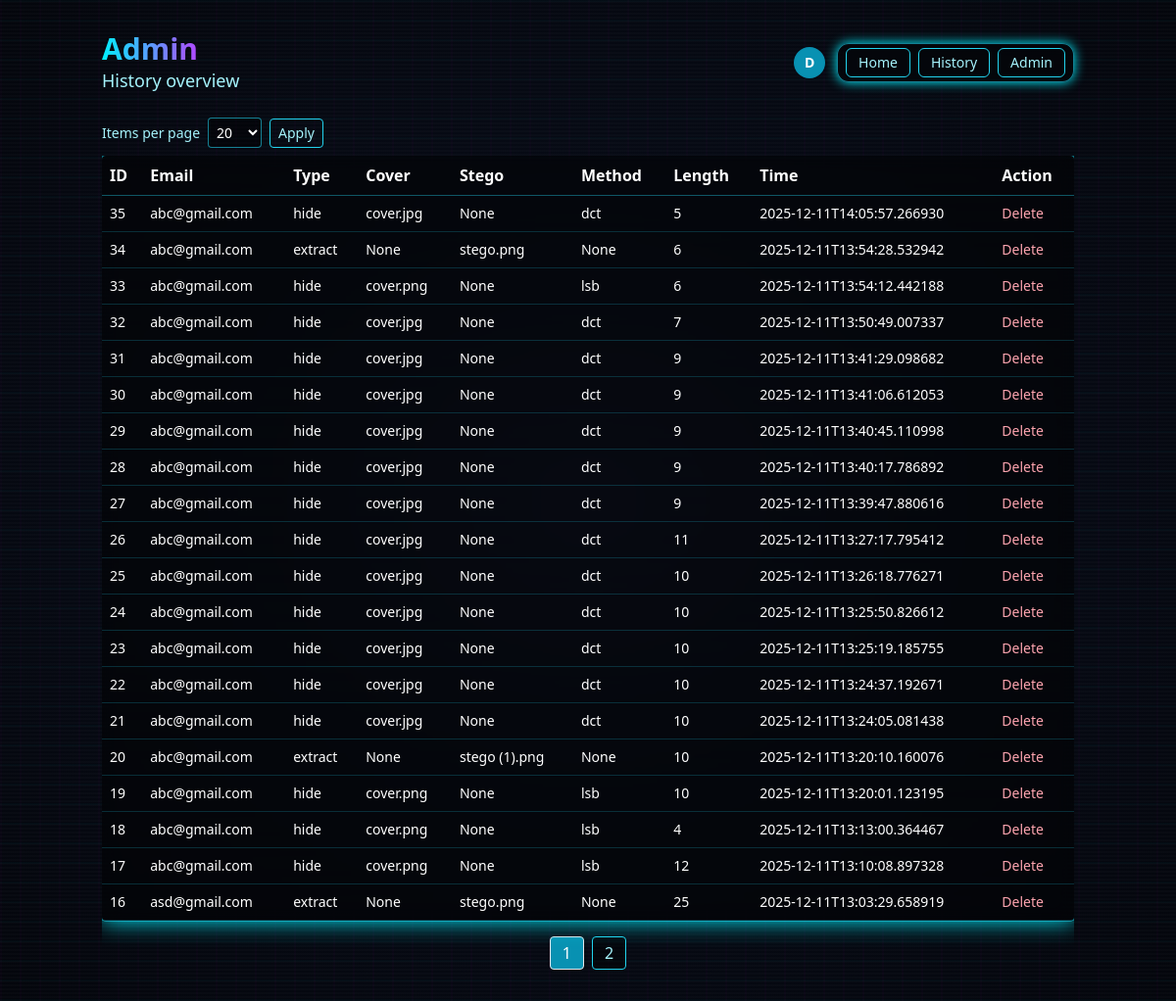
The page /admin/history (signed in) on the database its author committed.
### tables this page shows
CREATE TABLE history (
            id INTEGER PRIMARY KEY AUTOINCREMENT,
            email TEXT NOT NULL,
            type TEXT NOT NULL,
            cover TEXT,
            stego TEXT,
            method TEXT,
            length INTEGER,
            time TEXT NOT NULL
        );

### app.py (the view)
    def wrapper(*args, **kwargs):
        if not session.get("user"):
            return redirect(url_for("welcome"))
        return fn(*args, **kwargs)

### app.py (called while the page is built)
def get_db():
    conn = sqlite3.connect(DB_PATH)
    conn.row_factory = sqlite3.Row
    return conn

def login_required(fn):
    def wrapper(*args, **kwargs):
        if not session.get("user"):
            return redirect(url_for("welcome"))
        return fn(*args, **kwargs)
    wrapper.__name__ = fn.__name__
    return wrapper

def is_admin() -> bool:
    u = session.get("user") or {}
    return (u.get("role") or "user") == "admin"

@app.get("/admin/history")
@login_required
def admin_history():
    if not is_admin():
        return redirect(url_for("index"))
    page = int(request.args.get("page", "1") or "1")
    try:
        limit = int(request.args.get("limit", "20") or "20")
    except Exception:
        limit = 20
    if limit not in (20, 50, 100):
        limit = 20
    offset = (page - 1) * limit
    conn = get_db()
    total = conn.execute("SELECT COUNT(*) AS c FROM history").fetchone()["c"]
    cur = conn.execute(
        "SELECT id, email, type, cover, stego, method, length, time FROM history ORDER BY id DESC LIMIT ? OFFSET ?",
        (limit, offset),
    )
    rows = [dict(r) for r in cur.fetchall()]
    conn.close()
    pages = (total + limit - 1) // limit
    return render_template("admin_history.html", user=session.get("user"), items=rows, page=page, pages=pages, limit=limit)

### templates/admin_history.html (shortened to what this page needs)
<!doctype html>
<html lang="en">
<head>
  <script src="https://cdn.tailwindcss.com"></script>
</head>
<body class="text-white relative">
  <div class="absolute inset-0 -z-10">
    <div class="h-full w-full" style="background: radial-gradient(ellipse at center, #0a0f1f 0%, #050914 40%, #02040a 100%);"></div>
    <div class="absolute inset-0 opacity-30" style="background-image: repeating-linear-gradient(0deg, rgba(0,240,255,0.08) 0 2px, transparent 2px 20px), repeating-linear-gradient(90deg, rgba(255,0,255,0.06) 0 2px, transparent 2px 20px); background-size: 100% 100%; animation: gridShift 12s linear infinite;"></div>
    <div class="absolute inset-0" style="background-image: linear-gradient(transparent, rgba(255,255,255,0.03) 50%, transparent); background-size: 100% 4px; animation: scan 6s linear infinite;"></div>
  </div>
  <div class="max-w-5xl mx-auto py-8 px-4">
    <div class="flex items-center justify-between">
      <h1 class="leading-tight">
        <span class="block text-2xl md:text-3xl font-extrabold bg-clip-text text-transparent" style="background-image: linear-gradient(90deg,#00f0ff,#ff00ff)">Admin</span>
        <span class="block text-cyan-200 md:text-lg">History overview</span>
      </h1>
      <div class="flex items-center gap-3 text-sm">
        <a href="/profile" class="h-8 w-8 rounded-full bg-cyan-600 text-white flex items-center justify-center font-semibold">
          {{ (user.name if user else '')[:1]|upper }}
        </a>
        <div class="flex items-center gap-2 rounded-xl border border-cyan-400/60 bg-black/40 backdrop-blur px-2 py-1 shadow-[0_0_12px_#00f0ff]">
          <a href="/" class="inline-flex items-center gap-1 rounded-md border border-cyan-400 px-3 py-1 text-cyan-200 hover:bg-cyan-300 hover:text-black">Home</a>
          <a href="/history" class="inline-flex items-center gap-1 rounded-md border border-cyan-400 px-3 py-1 text-cyan-200 hover:bg-cyan-300 hover:text-black">History</a>
          <a href="/admin/history" class="inline-flex items-center gap-1 rounded-md border border-cyan-400 px-3 py-1 text-cyan-200 hover:bg-cyan-300 hover:text-black">Admin</a>
        </div>
      </div>
    </div>
    <div class="mt-6">
      <form method="get" action="/admin/history" class="mb-2 flex items-center gap-2 text-sm">
        <label class="text-cyan-200">Items per page</label>
        <select name="limit" class="rounded border border-cyan-400/60 bg-black/40 text-white p-1">
          <option value="20" {{ 'selected' if limit == 20 else '' }}>20</option>
        </select>
        <button class="rounded border border-cyan-400 px-2 py-1 text-cyan-200 hover:bg-cyan-300 hover:text-black">Apply</button>
      </form>
      <div class="overflow-auto">
        <table class="min-w-full bg-black/50 backdrop-blur rounded shadow-[0_0_24px_#00f0ff] ring-1 ring-cyan-400/50">
          <thead>
            <tr class="text-left border-b border-cyan-400/40">
              <th class="p-2">ID</th>
              <th class="p-2">Email</th>
              <th class="p-2">Type</th>
              <th class="p-2">Cover</th>
              <th class="p-2">Stego</th>
              <th class="p-2">Method</th>
              <th class="p-2">Length</th>
              <th class="p-2">Time</th>
              <th class="p-2">Action</th>
            </tr>
          </thead>
          <tbody>
            {% for it in items %}
            <tr class="border-b border-cyan-400/20 text-sm">
              <td class="p-2">{{ it.id }}</td>
              <td class="p-2">{{ it.email }}</td>
              <td class="p-2">{{ it.type }}</td>
              <td class="p-2">{{ it.cover }}</td>
              <td class="p-2">{{ it.stego }}</td>
              <td class="p-2">{{ it.method }}</td>
              <td class="p-2">{{ it.length }}</td>
              <td class="p-2">{{ it.time }}</td>
              <td class="p-2">
                <form method="post" action="/admin/history/delete/{{ it.id }}">
                  <button class="text-rose-300">Delete</button>
                </form>
              </td>
            </tr>
            {% endfor %}
          </tbody>
        </table>
        {% if pages and pages > 1 %}
        <div class="mt-4 flex justify-center">
          {% for p in range(1, pages + 1) %}
          <a href="/admin/history?page={{ p }}&limit={{ limit }}" class="px-3 py-1 mx-1 rounded border {{ 'bg-cyan-600 text-white' if p == page else 'bg-black/40 text-cyan-200 border-cyan-400' }}">{{ p }}</a>
          {% endfor %}
        </div>
        {% endif %}
      </div>
    </div>
  </div>
</body>
</html>

### rows shown on the page
history: id "35", email "abc@gmail.com", type "hide", cover "cover.jpg", stego "None", method "dct", length "5", time "2025-12-11T14:05:57.266930"
history: id "34", email "abc@gmail.com", type "extract", cover "None", stego "stego.png", method "None", length "6", time "2025-12-11T13:54:28.532942"
history: id "33", email "abc@gmail.com", type "hide", cover "cover.png", stego "None", method "lsb", length "6", time "2025-12-11T13:54:12.442188"
history: id "32", email "abc@gmail.com", type "hide", cover "cover.jpg", stego "None", method "dct", length "7", time "2025-12-11T13:50:49.007337"
history: id "31", email "abc@gmail.com", type "hide", cover "cover.jpg", stego "None", method "dct", length "9", time "2025-12-11T13:41:29.098682"
history: id "30", email "abc@gmail.com", type "hide", cover "cover.jpg", stego "None", method "dct", length "9", time "2025-12-11T13:41:06.612053"
history: id "29", email "abc@gmail.com", type "hide", cover "cover.jpg", stego "None", method "dct", length "9", time "2025-12-11T13:40:45.110998"
history: id "28", email "abc@gmail.com", type "hide", cover "cover.jpg", stego "None", method "dct", length "9", time "2025-12-11T13:40:17.786892"
history: id "27", email "abc@gmail.com", type "hide", cover "cover.jpg", stego "None", method "dct", length "9", time "2025-12-11T13:39:47.880616"
history: id "26", email "abc@gmail.com", type "hide", cover "cover.jpg", stego "None", method "dct", length "11", time "2025-12-11T13:27:17.795412"
history: id "25", email "abc@gmail.com", type "hide", cover "cover.jpg", stego "None", method "dct", length "10", time "2025-12-11T13:26:18.776271"
history: id "24", email "abc@gmail.com", type "hide", cover "cover.jpg", stego "None", method "dct", length "10", time "2025-12-11T13:25:50.826612"
history: id "23", email "abc@gmail.com", type "hide", cover "cover.jpg", stego "None", method "dct", length "10", time "2025-12-11T13:25:19.185755"
history: id "22", email "abc@gmail.com", type "hide", cover "cover.jpg", stego "None", method "dct", length "10", time "2025-12-11T13:24:37.192671"
history: id "21", email "abc@gmail.com", type "hide", cover "cover.jpg", stego "None", method "dct", length "10", time "2025-12-11T13:24:05.081438"
history: id "20", email "abc@gmail.com", type "extract", cover "None", stego "stego (1).png", method "None", length "10", time "2025-12-11T13:20:10.160076"
history: id "19", email "abc@gmail.com", type "hide", cover "cover.png", stego "None", method "lsb", length "10", time "2025-12-11T13:20:01.123195"
history: id "18", email "abc@gmail.com", type "hide", cover "cover.png", stego "None", method "lsb", length "4", time "2025-12-11T13:13:00.364467"
history: id "17", email "abc@gmail.com", type "hide", cover "cover.png", stego "None", method "lsb", length "12", time "2025-12-11T13:10:08.897328"
history: id "16", email "asd@gmail.com", type "extract", cover "None", stego "stego.png", method "None", length "25", time "2025-12-11T13:03:29.658919"

### other values the page prints
{{ (user.name if user else '')[:1]|upper }} "D"
{{ p }} "1" "2"
